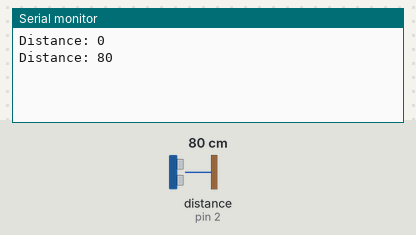
Bench run of a sketch on a simulated Arduino Uno, built with avr-gcc and run on an emulated ATmega328P. Parts: the last lines printed to the serial monitor. Wiring (inferred from the names in the program): ultrasonic range finder: trigger pin 3; echo pin 2. The inputs (shaded band) are chosen by the test bench; at power-on: distance to the obstacle (sensor on pin 2) 80 cm. The echo pulse lasts 58.3 µs per cm.

Above: at 1.8 s.
1.9 s: distance to the obstacle (sensor on pin 2) set to 2 cm
At 2.4 s:
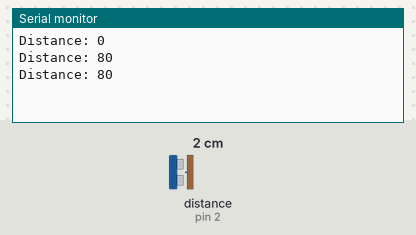
3.4 s: distance to the obstacle (sensor on pin 2) set to 4 cm
At 4.8 s:
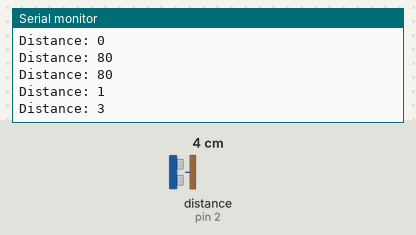
Timing chart, 0 to 6.4 s (numbered marks = the images above; inputs shaded):
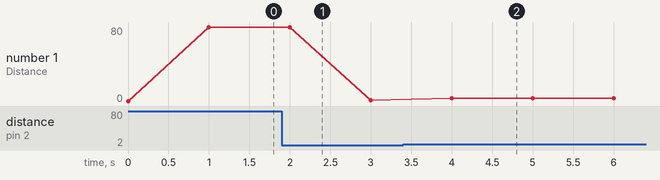

The sketch:

10_ultrasonic.ino
```cpp
#include <Arduino.h>
#include <TimerOne.h>

// ECHO pin
#define ECHO_INPUT      2
// TRIG pin
#define TRIG_OUTPUT     3
// update interval, make sure to keep it above 20ms
#define ULTRASONIC_TIMER_US       500000

// the time the pulse was sent
volatile unsigned long ultrasonic_echo_start = 0;
// the distance once it's been measured
volatile unsigned long ultrasonic_distance = 0;

void ultrasonicPulse(){
    digitalWrite(TRIG_OUTPUT, HIGH);
    delayMicroseconds(10);
    digitalWrite(TRIG_OUTPUT, LOW);
}

void ultrasonicEcho(){
    // don't do anything if no pulse has been sent
    int echoVal = digitalRead(ECHO_INPUT);

    if(echoVal == HIGH){  // RISING
      ultrasonic_echo_start = micros(); // 프로그램이 시작하고 나서
    }
    else{  // FALLING
        // calculate the distance by measuring how long it took to return the sound
        // The speed of sound is 343 m/s and we need half the time it took (since
        // the sound has to travel towards the object _AND_ back). So a single echo does
        // 1/(343/2) = 0.005831 seconds per meter
        ultrasonic_distance = (micros() - ultrasonic_echo_start) / 58;

        //ultrasonic_echo_start = 0;
    }
}

void setup(){
    Serial.begin(115200);

    // set the echo pin to receive interrupts, on an arduino uno only pin 2 and 3 can link to interrupts
    pinMode(ECHO_INPUT, INPUT);
    pinMode(TRIG_OUTPUT, OUTPUT);

    Timer1.initialize(ULTRASONIC_TIMER_US);
    Timer1.attachInterrupt(ultrasonicPulse);
    attachInterrupt(digitalPinToInterrupt(ECHO_INPUT), ultrasonicEcho, CHANGE);
}

void loop() {
  Serial.print("Distance: ");
  Serial.println(ultrasonic_distance);
  delay(1000);
}
```

Measured:
- after the input at 3.4 s, the serial monitor: prints a new line after 0.60 s (image 2)
- plotted number 1: 80 → 1 after the input at 1.9 s, 1 → 3 after the input at 3.4 s
